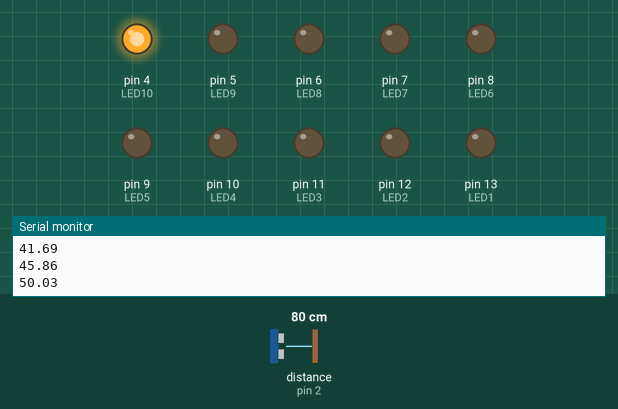
This sketch was run on a simulated Arduino Uno, built with avr-gcc and run on an emulated ATmega328P. Shown: output pins drawn as LEDs (lit = HIGH), the last lines printed to the serial monitor. Wiring (inferred from the names in the program): ultrasonic range finder: trigger pin 3; echo pin 2. The test bench sets the inputs (shaded band); at power-on: distance to the obstacle (sensor on pin 2) 80 cm. The echo pulse lasts 58.3 µs per cm; pins used as bus, display or sensor lines are not drawn.

Above: at 1.2 s.
1.3 s: distance to the obstacle (sensor on pin 2) set to 37 cm
4.2 s: distance to the obstacle (sensor on pin 2) set to 32 cm
At 6.3 s:
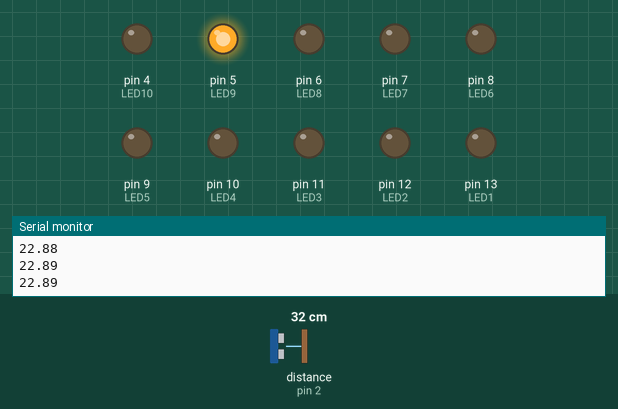
6.6 s: distance to the obstacle (sensor on pin 2) set to 2 cm
At 9.1 s:
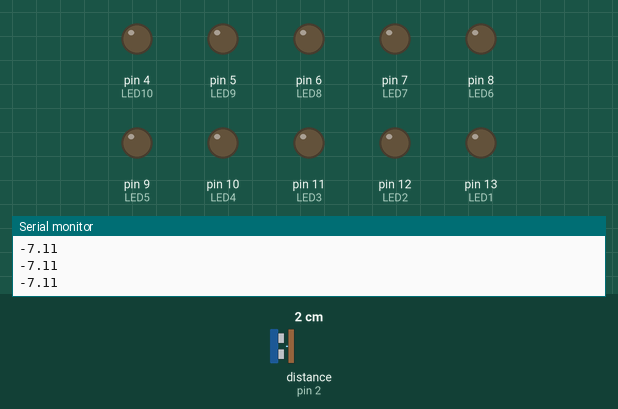
9.6 s: distance to the obstacle (sensor on pin 2) set to 10 cm
12.4 s: distance to the obstacle (sensor on pin 2) set to 12 cm
At 14.4 s:
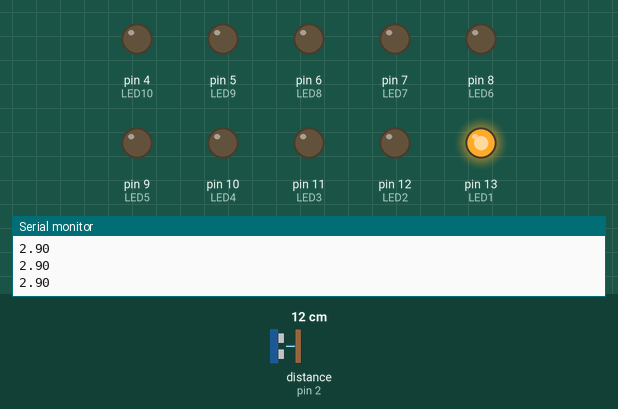
15.2 s: distance to the obstacle (sensor on pin 2) set to 4 cm
At 16.4 s:
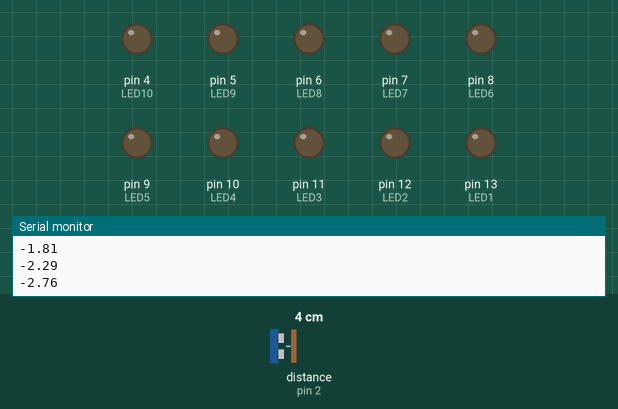
Timing chart, 0 to 17.7 s (numbered marks = the images above; inputs shaded):
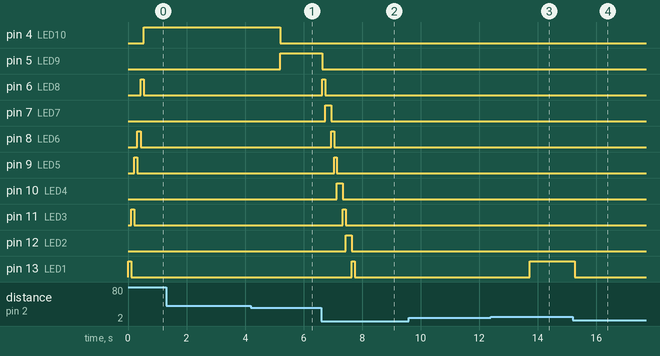

The sketch:

Water_Level_Sensor.ino
```cpp
const int numReadings = 17;

float readings[numReadings];      // the readings from the analog input
int readIndex = 0;              // the index of the current reading
float total = 0;                  // the running total
float average = 0;

int trig = 3;
int echo = 2;

int LED1 = 13;
int LED2 = 12;
int LED3 = 11;
int LED4 = 10;
int LED5 = 9;
int LED6 = 8;
int LED7 = 7;
int LED8 = 6;
int LED9 = 5;
int LED10 = 4;

void setup() {
  // put your setup code here, to run once:
  Serial.begin(9600);
  pinMode(LED1,OUTPUT);
  pinMode(LED2,OUTPUT);
  pinMode(LED3,OUTPUT);
  pinMode(LED4,OUTPUT);
  pinMode(LED5,OUTPUT);
  pinMode(LED6,OUTPUT);
  pinMode(LED7,OUTPUT);
  pinMode(LED8,OUTPUT);
  pinMode(LED9,OUTPUT);
  pinMode(LED10,OUTPUT);
  turneverythingoff();
  for (int thisReading = 0; thisReading < numReadings; thisReading++) {
    readings[thisReading] = 0;
  }

}

void loop() {
   total = total - readings[readIndex];

   float duration, cm;
   pinMode(trig, OUTPUT);
   digitalWrite(trig, LOW);
   delayMicroseconds(2);
   digitalWrite(trig, HIGH);
   delayMicroseconds(10);
   digitalWrite(trig, LOW);
   pinMode(echo, INPUT);
   duration = pulseIn(echo, HIGH);
   readings[readIndex] = microsecondsToCentimeters(duration)-8.8;
    total = total + readings[readIndex];
    readIndex = readIndex + 1;

    if (readIndex >= numReadings) {
    // ...wrap around to the beginning:
    readIndex = 0;
  }
  average = total / numReadings;

Serial.println(average);

turneverythingoff();

 if(average>2.5&&average<5){
    digitalWrite(LED1,HIGH);
  }
  else if(average>5&&average<7.5){
    digitalWrite(LED2,HIGH);
  }
  else if(average>7.5&&average<10){
    digitalWrite(LED3,HIGH);
  }
  else if(average>10&&average<12.5){
    digitalWrite(LED4,HIGH);
  }
  else if(average>12.5&&average<15){
    digitalWrite(LED5,HIGH);
  }
  else if(average>15&&average<17.5){
    digitalWrite(LED6,HIGH);
  }
  else if(average>17.5&&average<20){
    digitalWrite(LED7,HIGH);
  }
  else if(average>20&&average<22.5){
    digitalWrite(LED8,HIGH);
  }
  else if(average>22.5&&average<25){
    digitalWrite(LED9,HIGH);
  }
  else if (average>25){
    digitalWrite(LED10,HIGH);
  }
  delay(100);
}
float microsecondsToCentimeters(float microseconds) {
   return (microseconds /2) *0.0343;
}
void turneverythingoff(){
  digitalWrite(LED1,LOW);
  digitalWrite(LED2,LOW);
  digitalWrite(LED3,LOW);
  digitalWrite(LED4,LOW);
  digitalWrite(LED5,LOW);
  digitalWrite(LED6,LOW);
  digitalWrite(LED7,LOW);
  digitalWrite(LED8,LOW);
  digitalWrite(LED9,LOW);
  digitalWrite(LED10,LOW);
}
```

Measured:
- the behaviour switches between 35 and 34 cm on distance to the obstacle (sensor on pin 2) (found by bisection; images 0 and 1)
- the behaviour switches between 11 and 12 cm on distance to the obstacle (sensor on pin 2) (found by bisection; images 2 and 3)
- after the input at 4.2 s, pin 4 (LED10): HIGH → LOW after 0.99 s; pin 5 (LED9): LOW → HIGH after 0.99 s
- after the input at 6.6 s, pin 5 (LED9): HIGH → LOW at once; pin 6 (LED8): LOW → HIGH at once, → LOW 0.10 s later; pin 7 (LED7): LOW → HIGH after 0.14 s, → LOW 0.20 s later; pin 8 (LED6): LOW → HIGH after 0.34 s, → LOW 0.10 s later; pin 9 (LED5): LOW → HIGH after 0.44 s, → LOW 0.10 s later
- after the input at 12.4 s, pin 13 (LED1): LOW → HIGH after 1.3 s
- after the input at 15.2 s, pin 13 (LED1): HIGH → LOW after 0.06 s
